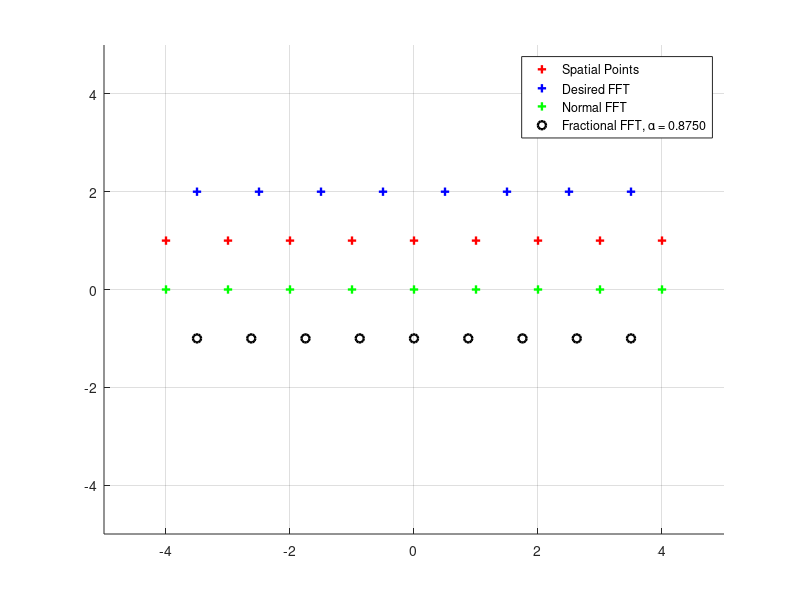

MATLAB code to generate this figure:
 figure,
 axis([-5, 5, -5 , 5 ])
hold on
plot([-4:4],ones(1,9), '+r', 'LineWidth',1.7)  
plot([-3.5:1:3.5],2*ones(1,8), '+b', 'LineWidth',1.7)  
plot([-4:4],0*ones(1,9), '+g', 'LineWidth',1.7)    
plot([-4:4]*(3.5/4),-1*ones(1,9), 'ok', 'LineWidth',1.7)  
hold off
grid on
legend('Spatial Points','Desired FFT','Normal FFT', 'Fractional FFT, \alpha = 0.8750' )